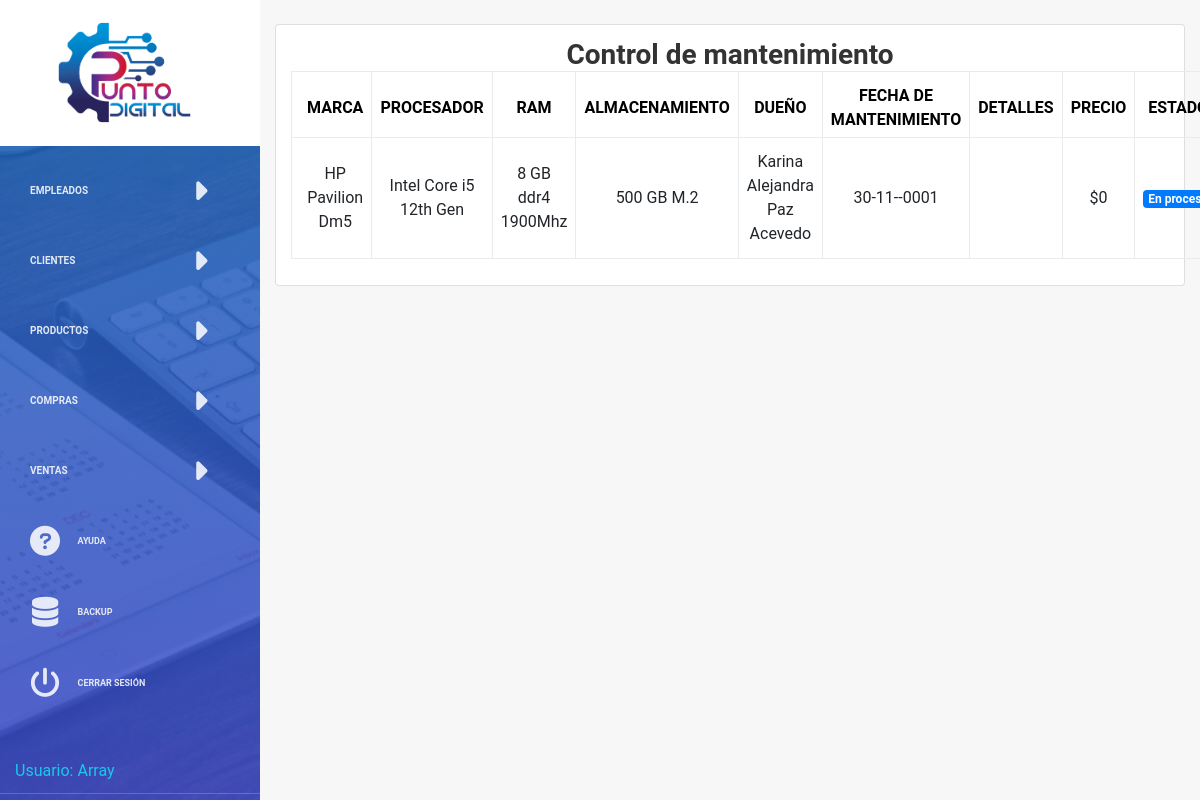
Page /vistas/lista-mant.php (signed in) on the committed database.
### tables this page shows
CREATE TABLE `control_mantenimiento` (
  `id_cmantenimiento` int(11) NOT NULL,
  `fecha_m` date NOT NULL,
  `detalles_m` varchar(500) NOT NULL,
  `estado_m` varchar(15) NOT NULL,
  `precio_m` float NOT NULL,
  `equipo` int(11) NOT NULL
);

CREATE TABLE `equipo` (
  `id_equipo` int(11) NOT NULL,
  `fecha_r` date NOT NULL,
  `marca` varchar(100) NOT NULL,
  `procesador` varchar(100) NOT NULL,
  `ram` varchar(150) NOT NULL,
  `almacenamiento` varchar(150) NOT NULL,
  `observaciones` varchar(250) NOT NULL,
  `fecha_entrega` date NOT NULL,
  `dui_cliente` varchar(10) NOT NULL
);

CREATE TABLE `cliente` (
  `dui_cliente` varchar(10) NOT NULL,
  `nombre_c` varchar(150) NOT NULL,
  `apellido_c` varchar(150) NOT NULL,
  `direccion` varchar(250) DEFAULT NULL,
  `telefono_c` varchar(100) DEFAULT NULL
);

### models/MantModel.php (called while the page is built, shortened)
<?php
class MantModel{
	public static function listar()
	{
		$con = connection();
		$sql = " SELECT
		control_mantenimiento.fecha_m,
		control_mantenimiento.detalles_m,
		control_mantenimiento.estado_m,
		control_mantenimiento.precio_m,
		control_mantenimiento.equipo,
		equipo.marca,
		equipo.procesador,
		equipo.ram,
		equipo.almacenamiento,
		equipo.dui_cliente,
		control_mantenimiento.id_cmantenimiento,
		cliente.nombre_c,
		cliente.apellido_c
	FROM
		control_mantenimiento
		INNER JOIN
		equipo
		ON
			control_mantenimiento.equipo = equipo.id_equipo
		INNER JOIN
		cliente
		ON
			equipo.dui_cliente = cliente.dui_cliente";
		$query = mysqli_query($con, $sql);
		return $query;
	}
}
?>

### controladores/ControladorMant.php (called while the page is built, shortened)
<?php
require_once('../models/MantModel.php');
class ControladorMant{
    public static function listar()
    {
        $respuesta = MantModel::listar();
        return $respuesta;
    }
}

### vistas/lista-mant.php (the view, shortened to what this page needs)
<?php
include "../controladores/ControladorMant.php";
?>
<!DOCTYPE html>
<html lang="en">
<head>
    <link rel="stylesheet" href="https://maxcdn.bootstrapcdn.com/font-awesome/latest/css/font-awesome.min.css" />
    <link rel="stylesheet" href="https://cdnjs.cloudflare.com/ajax/libs/font-awesome/6.0.0-beta3/css/all.min.css">
    <link href="../assets/css/bootstrap.min.css" rel="stylesheet" />
    <link href="../assets/css/light-bootstrap-dashboard.css" rel="stylesheet" />
</head>
<body>
    <?php
include '../includes/sidebar.php';
?>
    <div class="main-panel">
        <div class="container-fluid mt-4 ">
            <div class="card">
                <div class="card-body">
                    <h3 class="text-center align-middle card-title" style="font-weight: 700;">Control de mantenimiento</h3>
                    <table class="table table-bordered text-center align-middle">
                        <thead>
                            <tr>
                                <th style="font-weight: 700; font-size:16px; text-align: center!important; " scope="col">Marca</th>
                                <th style="font-weight: 700; font-size:16px; text-align: center!important; " scope="col">Procesador</th>
                                <th style="font-weight: 700; font-size:16px; text-align: center!important; " scope="col">Ram</th>
                                <th style="font-weight: 700; font-size:16px; text-align: center!important; " scope="col">Almacenamiento</th>
                                <th style="font-weight: 700; font-size:16px; text-align: center!important; " scope="col">Dueño</th>
                                <th style="font-weight: 700; font-size:16px; text-align: center!important; " scope="col">Fecha de mantenimiento</th>
                                <th style="font-weight: 700; font-size:16px; text-align: center!important; " scope="col">Detalles</th>
                                <th style="font-weight: 700; font-size:16px; text-align: center!important; " scope="col">precio</th>
                                <th style="font-weight: 700; font-size:16px; text-align: center!important; " scope="col">Estado</th>
                            </tr>
                        </thead>
                        <tbody>
                            <?php foreach (ControladorMant::listar() as $row): ?>
                                <tr>
                                    <td> <?=$row["marca"]?></td>
                                    <td> <?=$row["procesador"]?></td>
                                    <td> <?=$row["ram"]?></td>
                                    <td> <?=$row["almacenamiento"]?></td>
                                    <td> <?=$row["nombre_c"] . ' ' . $row["apellido_c"]?></td>
                                    <td> <?=date('d-m-Y', strtotime($row["fecha_m"]))?></td>
                                    <td> <?=$row["detalles_m"]?></td>
                                    <td> $<?=$row["precio_m"]?></td>
                                    <td> <?php if ($row['estado_m'] === 'Finalizado'): ?>
                                            <span class="badge badge-danger"><?=$row['estado_m']?></span>
                                        <?php else: ?>
                                            <span class="badge badge-primary"><?=$row['estado_m']?></span>
                                        <?php endif;?>
                                    </td>
                                </tr>
                            <?php
endforeach;?>
                        </tbody>
                    </table>
                </div>
            </div>
        </div>
    </div>
</body>
</html>

### rows in the picture
control_mantenimiento: equipo.marca "HP Pavilion Dm5", equipo.procesador "Intel Core i5 12th Gen", equipo.ram "8 GB ddr4 1900Mhz", equipo.almacenamiento "500 GB M.2", cliente.nombre_c "Karina Alejandra", cliente.apellido_c "Paz Acevedo", fecha_m "30-11--0001", precio_m "0", estado_m "En…"

### other values in the picture
$row "Array"
